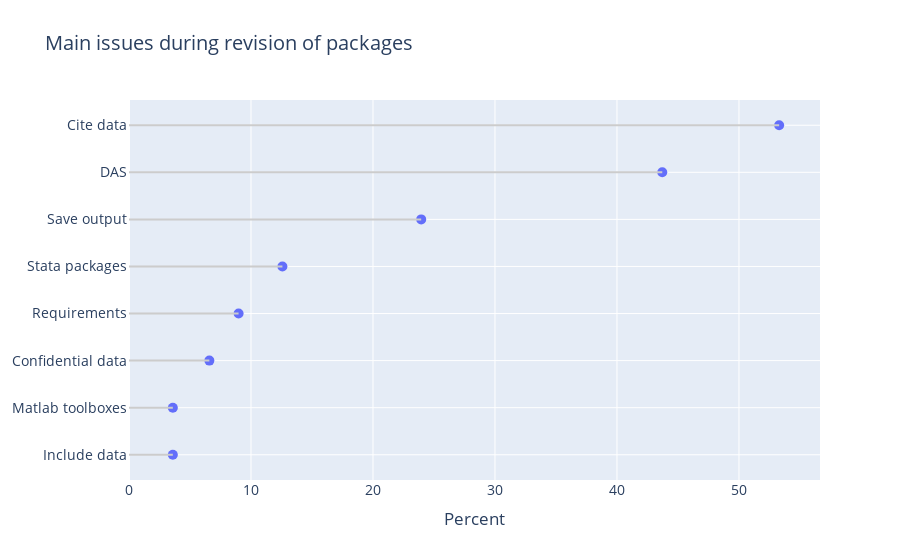

Notebook source saved alongside this figure:
### Code cell
main_issues_chart = go.Figure(data=go.Scatter(
        x=mean_issues['value'],
        y=mean_issues['issue'],
        hovertemplate="%{x:.1f}<extra></extra>",
        orientation='h',
        mode='markers'
    )
)
for i in range(mean_issues.shape[0]):
    main_issues_chart.add_shape(
        type='line',
        x0=0, y0=mean_issues.loc[i,'issue'], 
        x1=mean_issues.loc[i,'value'], y1=mean_issues.loc[i,'issue'], 
        line_color="#cccccc"
    )

main_issues_chart.update_layout(
    title={
            "text": f"Main issues during revision of packages",
            },
    font = dict(
            size = 14
            ),
    showlegend = False,
    hoverlabel = dict(
            font_size = 14,
            font_family = "Rockwell"
        ),
    xaxis_title_text='Percent',
)
main_issues_chart.update_traces(marker_size=10)
main_issues_chart.show()

### Figure 1 — Plotly figure (JSON) as saved in the notebook; plotly's stock layout.template omitted (floating-point values rounded to 4 significant figures)
{"data": [{"hovertemplate": "%{x:.1f}<extra></extra>", "marker": {"size": 10}, "mode": "markers", "orientation": "h", "type": "scatter", "x": [3.593, 3.593, 6.587, 8.982, 12.57, 23.95, 43.71, 53.29], "y": ["Include data", "Matlab toolboxes", "Confidential data", "Requirements", "Stata packages", "Save output", "DAS", "Cite data"]}], "layout": {"font": {"size": 14}, "hoverlabel": {"font": {"family": "Rockwell", "size": 14}}, "shapes": [{"line": {"color": "#cccccc"}, "type": "line", "x0": 0, "x1": 3.593, "y0": "Include data", "y1": "Include data"}, {"line": {"color": "#cccccc"}, "type": "line", "x0": 0, "x1": 3.593, "y0": "Matlab toolboxes", "y1": "Matlab toolboxes"}, {"line": {"color": "#cccccc"}, "type": "line", "x0": 0, "x1": 6.587, "y0": "Confidential data", "y1": "Confidential data"}, {"line": {"color": "#cccccc"}, "type": "line", "x0": 0, "x1": 8.982, "y0": "Requirements", "y1": "Requirements"}, {"line": {"color": "#cccccc"}, "type": "line", "x0": 0, "x1": 12.57, "y0": "Stata packages", "y1": "Stata packages"}, {"line": {"color": "#cccccc"}, "type": "line", "x0": 0, "x1": 23.95, "y0": "Save output", "y1": "Save output"}, {"line": {"color": "#cccccc"}, "type": "line", "x0": 0, "x1": 43.71, "y0": "DAS", "y1": "DAS"}, {"line": {"color": "#cccccc"}, "type": "line", "x0": 0, "x1": 53.29, "y0": "Cite data", "y1": "Cite data"}], "showlegend": false, "title": {"text": "Main issues during revision of packages"}, "xaxis": {"title": {"text": "Percent"}}}}
